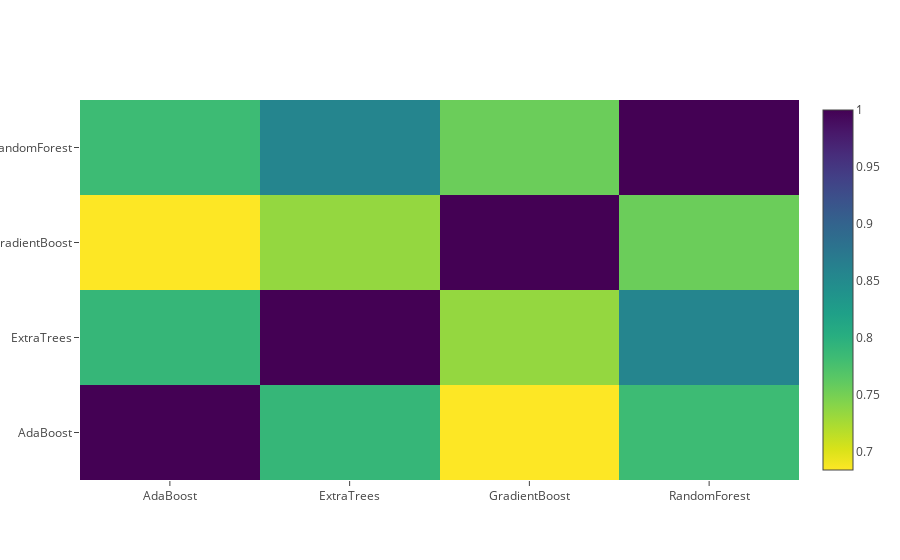

Here is the notebook cell this chart was saved with:
### Markdown cell above
**Correlation Heatmap of the Second Level Training set**

### Code cell
data = [
    go.Heatmap(
        z= base_predictions_train.astype(float).corr().values ,
        x=base_predictions_train.columns.values,
        y= base_predictions_train.columns.values,
          colorscale='Viridis',
            showscale=True,
            reversescale = True
    )
]
py.iplot(data, filename='labelled-heatmap')

### Figure 1 — Plotly figure (JSON) as saved in the notebook; plotly's stock layout.template omitted (floating-point values rounded to 4 significant figures)
{"data": [{"colorscale": "Viridis", "reversescale": true, "showscale": true, "type": "heatmap", "x": ["AdaBoost", "ExtraTrees", "GradientBoost", "RandomForest"], "y": ["AdaBoost", "ExtraTrees", "GradientBoost", "RandomForest"], "z": [[1, 0.7895, 0.6836, 0.7832], [0.7895, 1, 0.734, 0.8568], [0.6836, 0.734, 1, 0.755], [0.7832, 0.8568, 0.755, 1]]}], "layout": {}}
